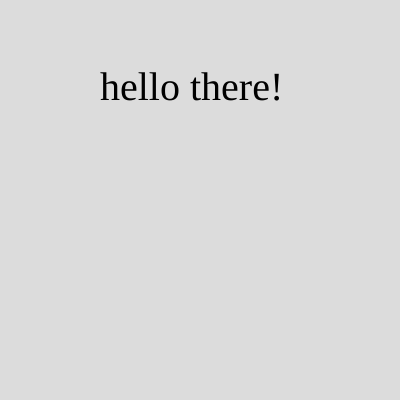
Frame 1 (no input)
Frame 60 (no input): identical to frame 1, image omitted
Frame 120 (the mouse pressed at the canvas centre since frame 60): identical to frame 1, image omitted

The p5.js sketch that drew this single still picture (run headless with seeded random() and noise() and a simulated clock; from frame 60 on, the mouse is pressed at the canvas centre):

// p5.js sketch
// ── sketch.js
function setup() {
  createCanvas(400, 400);
  textFont('Roboto Mono')
}

function draw() {
  background(220);
  textSize(40)
  text("hello there!",100,100)
}
